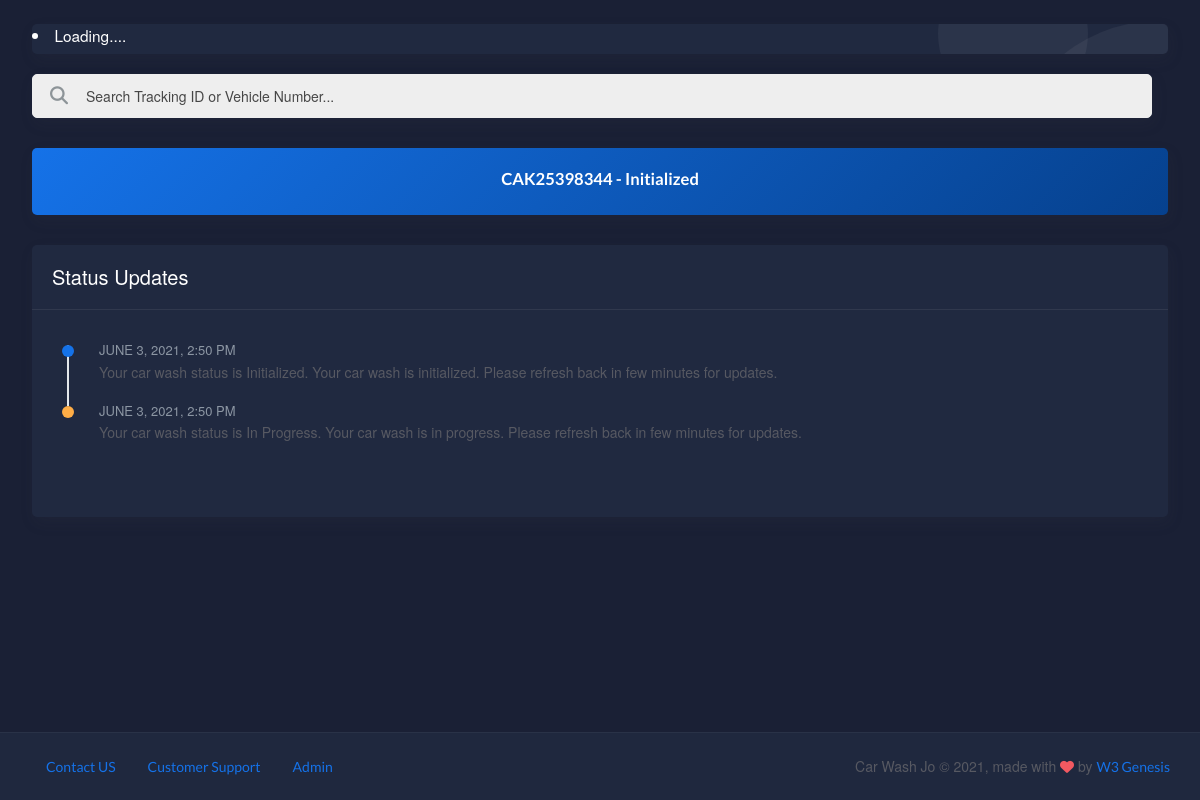
Page /index.php?track=CAK25398344 on the committed database.
### tables this page shows
CREATE TABLE `queue` (
  `id` int(11) NOT NULL,
  `owner_email` varchar(200) NOT NULL,
  `owner_name` varchar(200) NOT NULL,
  `owner_phone` varchar(20) NOT NULL,
  `owner_address` varchar(250) NOT NULL,
  `vehicle_type` int(11) NOT NULL,
  `vehicle_number` varchar(20) NOT NULL,
  `service_type` int(11) NOT NULL,
  `in_time` timestamp NOT NULL DEFAULT '0000-00-00 00:00:00',
  `out_time` timestamp NULL DEFAULT NULL,
  `status_type` int(11) NOT NULL DEFAULT '1',
  `last_update` timestamp NOT NULL DEFAULT CURRENT_TIMESTAMP ON UPDATE CURRENT_TIMESTAMP
);

CREATE TABLE `status_type` (
  `id` int(11) NOT NULL,
  `name` varchar(30) NOT NULL
);

CREATE TABLE `status_updates` (
  `queue_id` int(11) NOT NULL,
  `status_id` int(11) NOT NULL,
  `time` timestamp NOT NULL DEFAULT CURRENT_TIMESTAMP,
  `description` varchar(500) NOT NULL
);

### index.php (the view, shortened to what this page needs)
<?php
include 'admin/includes/dbconfig.php';
if(isset($_GET['track'])){
            $id = mysqli_real_escape_string($con, $_GET['track']);
            $sql = "SELECT q.last_update, q.id, q.vehicle_type, q.status_type as 'status_type', st.name as 'status', q.owner_name, q.vehicle_number from queue q, status_type st where st.id = q.status_type AND (q.vehicle_number = '".$id."' or q.id = '".$id."')";
            $result = mysqli_query($con, $sql);
}
?>
<!DOCTYPE html>
<html lang="en">
<?php include 'includes/head.php'; ?>
<body id="body">
	<div class="wrapper">
		<div class="main-panel2">
			<div class="content">
				<div class="page-inner">
				    <div  style="min-height:30px" class="card ticker-container bubble-shadow" id="new_ticker">
                    </div>
                    <form  data-background-color="dark" class="card nav-search mr-md-3" action="" method="GET" >
						<div class="input-group">
							<div class="input-group-prepend">
								<button type="submit" class="btn btn-search pr-1">
									<i class="fa fa-search search-icon"></i>
								</button>
							</div>
							<input autofocus style="color: black;" type="text" placeholder="Search Tracking ID or Vehicle Number..." name="track" class="form-control">
						</div>
					</form>
					<div class="row">
						<?php
                            if (mysqli_num_rows($result) > 0) {
                                while($track = mysqli_fetch_assoc($result)) {
                                        $status = 'primary';
                                        if($track["status_type"] == '2'){
                                            $status = 'warning';
                                        }else if($track["status_type"] == '0'){
                                            $status = 'danger';
                                        }else if($track["status_type"] == '1'){
                                            $status = 'primary';
                                        }else if($track["status_type"] == '4'){
                                            $status = 'alert';
                                        }else if($track["status_type"] == '3'){
                                            $status = 'success';
                                        }
                                    echo '<div class="col-12">
                							<div class="card card-'.$status.' bg-'.$status.'-gradient">
                								<div class="card-body">
                									<h4 class="mb-1 fw-bold text-center">'.$track["vehicle_number"].' - '.$track["status"].'</h4>
                								</div>
                							</div>
                						</div>';
                					echo '<div class="col-12">
                    							<div class="card">
                    								<div class="card-header">
                    									<div class="card-title">Status Updates</div>
                    								</div>
                    								<div class="card-body">
                    									<ol class="activity-feed">';
                					$sqlstatus = "SELECT * from status_updates, status_type, queue WHERE queue_id=queue.id AND status_updates.status_id=status_type.id AND status_updates.queue_id = '".$track["id"]."'";
                					$resultstatus = mysqli_query($con, $sqlstatus);
                					if (mysqli_num_rows($resultstatus) > 0) {
                                        while($status = mysqli_fetch_assoc($resultstatus)) {
                                                                                $statusId = 'primary';
                                        if($status["status_id"] == '2'){
                                            $statusId = 'warning';
                                        }else if($status["status_id"] == '0'){
                                            $statusId = 'danger';
                                        }else if($track["status_id"] == '1'){
                                            $statusId = 'primary';
                                        }else if($status["status_id"] == '4'){
                                            $statusId = 'alert';
                                        }else if($status["status_id"] == '3'){
                                            $statusId = 'success';
                                        }
                                    echo '<li class="feed-item feed-item-'.$statusId.'">
                    											<time class="date" datetime="9-25">'.date("F j, Y, g:i a", strtotime($status['time'])).'</time>
                    											<span class="text">Your car wash status is '.$status["name"].'. '.$status['description'].'</span>
                    										</li>';
                                        }
                					}else{
                					    echo '<li class="feed-item feed-item-'.$status.'">
                    											<time class="date" datetime="9-25">'.date("F j, Y, g:i a", strtotime($track['last_update'])).'</time>
                    											<span class="text">Your car wash status is '.$track["status"].'</span>
                    										</li>';
                					}
                					echo '</ol>
                    								</div>
                    							</div>
                    						</div>';
                            }
                        }else{
                            echo '<div class="row"  id="dashboard"></div>';
                        }
                        ?>
					</div>
				</div>
				<?php if(isset($_GET['track'])) { include 'includes/footer.php';} ?>
			</div>
		</div>
	</div>
</body>
</html>

### assets/css/ticker.css (style rules this page uses)
* { margin: 0; padding: 0; font-family: "Helvetica Neue",Helvetica,Arial,sans-serif; }
.ticker-container { height: 60px; width: 100%; text-align: center; position: relative; overflow: hidden; background-color: rgba(0,0,0,1); color: white; font-size: 1.1em; margin-bottom: 15px; }
@media (min-width: 500px) { .ticker-container { height: 30px; text-align: left; } }
@media (min-width: 768px) { .ticker-container { margin-bottom: 10px; } }
@media (min-width: 992px) { .ticker-container { margin-bottom: 20px; } }

### rows in the picture
queue: vehicle_number "CAK25398344", status_type.name "Initialized"
status_updates: time "JUNE 3, 2021, 2:50 PM", status_type.name "Initialized", description "Your car wash is initialized. Please refresh back in few minutes for updates."
status_updates: time "JUNE 3, 2021, 2:50 PM", status_type.name "In Progress", description "Your car wash is in progress. Please refresh back in few minutes for updates."

### other values in the picture
Date("Y") "2021"
